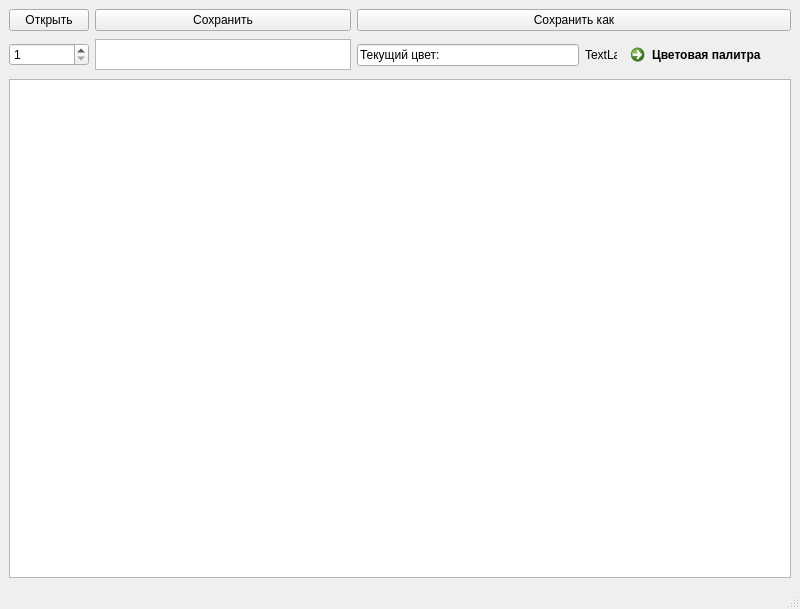
<?xml version="1.0" encoding="UTF-8"?>
<ui version="4.0">
 <class>MainWindow</class>
 <widget class="QMainWindow" name="MainWindow">
  <property name="geometry">
   <rect>
    <x>0</x>
    <y>0</y>
    <width>800</width>
    <height>609</height>
   </rect>
  </property>
  <property name="windowTitle">
   <string>MainWindow</string>
  </property>
  <widget class="QWidget" name="centralwidget">
   <layout class="QGridLayout" name="gridLayout">
    <item row="0" column="2" rowspan="2" colspan="3">
     <widget class="QPushButton" name="pushButton_3">
      <property name="styleSheet">
       <string notr="true">font: 14pt &quot;MS Shell Dlg 2&quot;;</string>
      </property>
      <property name="text">
       <string>Сохранить как</string>
      </property>
     </widget>
    </item>
    <item row="2" column="3">
     <widget class="QLabel" name="label">
      <property name="maximumSize">
       <size>
        <width>32</width>
        <height>32</height>
       </size>
      </property>
      <property name="text">
       <string>TextLabel</string>
      </property>
     </widget>
    </item>
    <item row="2" column="4">
     <widget class="QCommandLinkButton" name="commandLinkButton">
      <property name="styleSheet">
       <string notr="true">font: 14pt &quot;MS Shell Dlg 2&quot;;</string>
      </property>
      <property name="text">
       <string>Цветовая палитра</string>
      </property>
     </widget>
    </item>
    <item row="3" column="0" colspan="5">
     <widget class="QGraphicsView" name="graphicsView"/>
    </item>
    <item row="0" column="0" rowspan="2">
     <widget class="QPushButton" name="pushButton">
      <property name="styleSheet">
       <string notr="true">font: 14pt &quot;MS Shell Dlg 2&quot;;</string>
      </property>
      <property name="text">
       <string>Открыть</string>
      </property>
     </widget>
    </item>
    <item row="2" column="0">
     <widget class="QSpinBox" name="spinBox">
      <property name="styleSheet">
       <string notr="true">font: 75 14pt &quot;MS Shell Dlg 2&quot;;</string>
      </property>
      <property name="minimum">
       <number>1</number>
      </property>
      <property name="value">
       <number>1</number>
      </property>
     </widget>
    </item>
    <item row="0" column="1" rowspan="2">
     <widget class="QPushButton" name="pushButton_2">
      <property name="styleSheet">
       <string notr="true">font: 14pt &quot;MS Shell Dlg 2&quot;;</string>
      </property>
      <property name="text">
       <string>Сохранить</string>
      </property>
     </widget>
    </item>
    <item row="2" column="1">
     <widget class="QListWidget" name="listWidget">
      <property name="maximumSize">
       <size>
        <width>261</width>
        <height>31</height>
       </size>
      </property>
      <property name="styleSheet">
       <string notr="true">font: 75 14pt &quot;MS Shell Dlg 2&quot;;</string>
      </property>
     </widget>
    </item>
    <item row="2" column="2">
     <widget class="QLineEdit" name="lineEdit">
      <property name="styleSheet">
       <string notr="true">font: 14pt &quot;MS Shell Dlg 2&quot;;</string>
      </property>
      <property name="text">
       <string>Текущий цвет:</string>
      </property>
     </widget>
    </item>
   </layout>
  </widget>
  <widget class="QMenuBar" name="menubar">
   <property name="geometry">
    <rect>
     <x>0</x>
     <y>0</y>
     <width>800</width>
     <height>22</height>
    </rect>
   </property>
  </widget>
  <widget class="QStatusBar" name="statusbar"/>
 </widget>
 <resources/>
 <connections/>
</ui>
